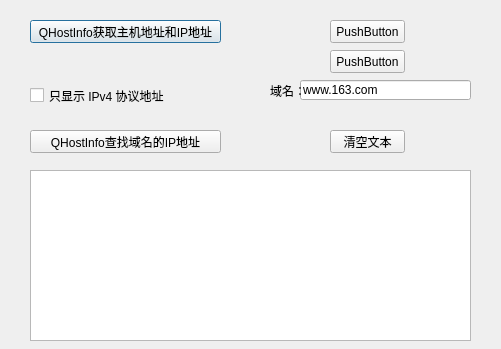
<?xml version="1.0" encoding="UTF-8"?>
<ui version="4.0">
 <class>Dialog</class>
 <widget class="QDialog" name="Dialog">
  <property name="geometry">
   <rect>
    <x>0</x>
    <y>0</y>
    <width>501</width>
    <height>349</height>
   </rect>
  </property>
  <property name="windowTitle">
   <string>Dialog</string>
  </property>
  <widget class="QPushButton" name="pushButton">
   <property name="geometry">
    <rect>
     <x>30</x>
     <y>20</y>
     <width>191</width>
     <height>23</height>
    </rect>
   </property>
   <property name="text">
    <string>QHostInfo获取主机地址和IP地址</string>
   </property>
  </widget>
  <widget class="QPushButton" name="pushButton_2">
   <property name="geometry">
    <rect>
     <x>330</x>
     <y>20</y>
     <width>75</width>
     <height>23</height>
    </rect>
   </property>
   <property name="text">
    <string>PushButton</string>
   </property>
  </widget>
  <widget class="QPushButton" name="pushButton_3">
   <property name="geometry">
    <rect>
     <x>330</x>
     <y>50</y>
     <width>75</width>
     <height>23</height>
    </rect>
   </property>
   <property name="text">
    <string>PushButton</string>
   </property>
  </widget>
  <widget class="QPushButton" name="pushButton_4">
   <property name="geometry">
    <rect>
     <x>330</x>
     <y>130</y>
     <width>75</width>
     <height>23</height>
    </rect>
   </property>
   <property name="text">
    <string>清空文本</string>
   </property>
  </widget>
  <widget class="QPushButton" name="pushButton_5">
   <property name="geometry">
    <rect>
     <x>30</x>
     <y>130</y>
     <width>191</width>
     <height>23</height>
    </rect>
   </property>
   <property name="text">
    <string>QHostInfo查找域名的IP地址</string>
   </property>
  </widget>
  <widget class="QPlainTextEdit" name="plainTextEdit">
   <property name="geometry">
    <rect>
     <x>30</x>
     <y>170</y>
     <width>441</width>
     <height>171</height>
    </rect>
   </property>
  </widget>
  <widget class="QCheckBox" name="checkBox">
   <property name="geometry">
    <rect>
     <x>30</x>
     <y>80</y>
     <width>201</width>
     <height>31</height>
    </rect>
   </property>
   <property name="text">
    <string>只显示 IPv4 协议地址</string>
   </property>
  </widget>
  <widget class="QLineEdit" name="lineEdit">
   <property name="geometry">
    <rect>
     <x>300</x>
     <y>80</y>
     <width>171</width>
     <height>20</height>
    </rect>
   </property>
   <property name="text">
    <string>www.163.com</string>
   </property>
  </widget>
  <widget class="QLabel" name="label">
   <property name="geometry">
    <rect>
     <x>270</x>
     <y>80</y>
     <width>31</width>
     <height>21</height>
    </rect>
   </property>
   <property name="text">
    <string>域名：</string>
   </property>
  </widget>
 </widget>
 <layoutdefault spacing="6" margin="11"/>
 <resources/>
 <connections/>
</ui>
